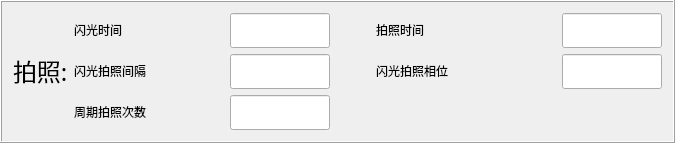
          <widget class="QFrame" name="frame_3">
           <property name="frameShape">
            <enum>QFrame::Box</enum>
           </property>
           <property name="frameShadow">
            <enum>QFrame::Raised</enum>
           </property>
           <layout class="QHBoxLayout" name="horizontalLayout_19">
            <item>
             <layout class="QHBoxLayout" name="horizontalLayout_15">
              <item>
               <widget class="QLabel" name="label_27">
                <property name="sizePolicy">
                 <sizepolicy hsizetype="Fixed" vsizetype="Fixed">
                  <horstretch>0</horstretch>
                  <verstretch>0</verstretch>
                 </sizepolicy>
                </property>
                <property name="minimumSize">
                 <size>
                  <width>55</width>
                  <height>30</height>
                 </size>
                </property>
                <property name="maximumSize">
                 <size>
                  <width>55</width>
                  <height>30</height>
                 </size>
                </property>
                <property name="font">
                 <font>
                  <family>幼圆</family>
                  <pointsize>18</pointsize>
                  <weight>50</weight>
                  <italic>false</italic>
                  <bold>false</bold>
                 </font>
                </property>
                <property name="styleSheet">
                 <string notr="true">font: 18pt &quot;幼圆&quot;;</string>
                </property>
                <property name="text">
                 <string>拍照:</string>
                </property>
               </widget>
              </item>
              <item>
               <layout class="QGridLayout" name="gridLayout_7">
                <item row="0" column="3">
                 <widget class="QLabel" name="label_34">
                  <property name="sizePolicy">
                   <sizepolicy hsizetype="Fixed" vsizetype="Fixed">
                    <horstretch>0</horstretch>
                    <verstretch>0</verstretch>
                   </sizepolicy>
                  </property>
                  <property name="minimumSize">
                   <size>
                    <width>150</width>
                    <height>30</height>
                   </size>
                  </property>
                  <property name="maximumSize">
                   <size>
                    <width>150</width>
                    <height>30</height>
                   </size>
                  </property>
                  <property name="styleSheet">
                   <string notr="true">font: 18pt &quot;幼圆&quot;;</string>
                  </property>
                  <property name="text">
                   <string>拍照时间</string>
                  </property>
                 </widget>
                </item>
                <item row="1" column="0">
                 <widget class="QLabel" name="label_35">
                  <property name="sizePolicy">
                   <sizepolicy hsizetype="Fixed" vsizetype="Fixed">
                    <horstretch>0</horstretch>
                    <verstretch>0</verstretch>
                   </sizepolicy>
                  </property>
                  <property name="minimumSize">
                   <size>
                    <width>150</width>
                    <height>30</height>
                   </size>
                  </property>
                  <property name="maximumSize">
                   <size>
                    <width>150</width>
                    <height>30</height>
                   </size>
                  </property>
                  <property name="styleSheet">
                   <string notr="true">font: 18pt &quot;幼圆&quot;;</string>
                  </property>
                  <property name="text">
                   <string>闪光拍照间隔</string>
                  </property>
                 </widget>
                </item>
                <item row="2" column="4">
                 <spacer name="horizontalSpacer_8">
                  <property name="orientation">
                   <enum>Qt::Horizontal</enum>
                  </property>
                  <property name="sizeType">
                   <enum>QSizePolicy::Fixed</enum>
                  </property>
                  <property name="sizeHint" stdset="0">
                   <size>
                    <width>20</width>
                    <height>20</height>
                   </size>
                  </property>
                 </spacer>
                </item>
                <item row="0" column="0">
                 <widget class="QLabel" name="label_33">
                  <property name="sizePolicy">
                   <sizepolicy hsizetype="Fixed" vsizetype="Fixed">
                    <horstretch>0</horstretch>
                    <verstretch>0</verstretch>
                   </sizepolicy>
                  </property>
                  <property name="minimumSize">
                   <size>
                    <width>150</width>
                    <height>30</height>
                   </size>
                  </property>
                  <property name="maximumSize">
                   <size>
                    <width>150</width>
                    <height>30</height>
                   </size>
                  </property>
                  <property name="styleSheet">
                   <string notr="true">font: 18pt &quot;幼圆&quot;;</string>
                  </property>
                  <property name="text">
                   <string>闪光时间</string>
                  </property>
                 </widget>
                </item>
                <item row="0" column="1">
                 <widget class="MyLineEdit" name="lE_FlashTime">
                  <property name="minimumSize">
                   <size>
                    <width>100</width>
                    <height>35</height>
                   </size>
                  </property>
                  <property name="maximumSize">
                   <size>
                    <width>100</width>
                    <height>35</height>
                   </size>
                  </property>
                 </widget>
                </item>
                <item row="2" column="0">
                 <widget class="QLabel" name="label_38">
                  <property name="sizePolicy">
                   <sizepolicy hsizetype="Fixed" vsizetype="Fixed">
                    <horstretch>0</horstretch>
                    <verstretch>0</verstretch>
                   </sizepolicy>
                  </property>
                  <property name="minimumSize">
                   <size>
                    <width>150</width>
                    <height>30</height>
                   </size>
                  </property>
                  <property name="maximumSize">
                   <size>
                    <width>150</width>
                    <height>30</height>
                   </size>
                  </property>
                  <property name="styleSheet">
                   <string notr="true">font: 18pt &quot;幼圆&quot;;</string>
                  </property>
                  <property name="text">
                   <string>周期拍照次数</string>
                  </property>
                 </widget>
                </item>
                <item row="2" column="1">
                 <widget class="MyLineEdit" name="lE_PhotoTimes">
                  <property name="minimumSize">
                   <size>
                    <width>100</width>
                    <height>35</height>
                   </size>
                  </property>
                  <property name="maximumSize">
                   <size>
                    <width>100</width>
                    <height>35</height>
                   </size>
                  </property>
                 </widget>
                </item>
                <item row="1" column="4">
                 <widget class="MyLineEdit" name="lE_PhotoPhase">
                  <property name="minimumSize">
                   <size>
                    <width>100</width>
                    <height>35</height>
                   </size>
                  </property>
                  <property name="maximumSize">
                   <size>
                    <width>100</width>
                    <height>35</height>
                   </size>
                  </property>
                 </widget>
                </item>
                <item row="0" column="4">
                 <widget class="MyLineEdit" name="lE_PhotoTime">
                  <property name="minimumSize">
                   <size>
                    <width>100</width>
                    <height>35</height>
                   </size>
                  </property>
                  <property name="maximumSize">
                   <size>
                    <width>100</width>
                    <height>35</height>
                   </size>
                  </property>
                 </widget>
                </item>
                <item row="1" column="1">
                 <widget class="MyLineEdit" name="lE_PhotoDelay">
                  <property name="minimumSize">
                   <size>
                    <width>100</width>
                    <height>35</height>
                   </size>
                  </property>
                  <property name="maximumSize">
                   <size>
                    <width>100</width>
                    <height>35</height>
                   </size>
                  </property>
                 </widget>
                </item>
                <item row="1" column="3">
                 <widget class="QLabel" name="label_36">
                  <property name="sizePolicy">
                   <sizepolicy hsizetype="Fixed" vsizetype="Fixed">
                    <horstretch>0</horstretch>
                    <verstretch>0</verstretch>
                   </sizepolicy>
                  </property>
                  <property name="minimumSize">
                   <size>
                    <width>150</width>
                    <height>30</height>
                   </size>
                  </property>
                  <property name="maximumSize">
                   <size>
                    <width>150</width>
                    <height>30</height>
                   </size>
                  </property>
                  <property name="styleSheet">
                   <string notr="true">font: 18pt &quot;幼圆&quot;;</string>
                  </property>
                  <property name="text">
                   <string>闪光拍照相位</string>
                  </property>
                 </widget>
                </item>
                <item row="2" column="3">
                 <spacer name="horizontalSpacer_7">
                  <property name="orientation">
                   <enum>Qt::Horizontal</enum>
                  </property>
                  <property name="sizeType">
                   <enum>QSizePolicy::Fixed</enum>
                  </property>
                  <property name="sizeHint" stdset="0">
                   <size>
                    <width>180</width>
                    <height>20</height>
                   </size>
                  </property>
                 </spacer>
                </item>
                <item row="1" column="2">
                 <spacer name="horizontalSpacer_18">
                  <property name="orientation">
                   <enum>Qt::Horizontal</enum>
                  </property>
                  <property name="sizeHint" stdset="0">
                   <size>
                    <width>40</width>
                    <height>20</height>
                   </size>
                  </property>
                 </spacer>
                </item>
               </layout>
              </item>
             </layout>
            </item>
           </layout>
          </widget>
